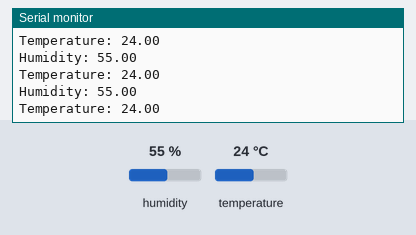
A sketch run on a simulated ESP8266 (NodeMCU). On the bench: the last lines printed to the serial monitor. The test bench sets the inputs (shaded band); at power-on: temperature 24 °C, humidity 55 %. WiFi joins after 1.5 s; servers stay silent unless stated.

Above: at 2.7 s.
2.8 s: temperature set to 1 °C
At 5.61 s:
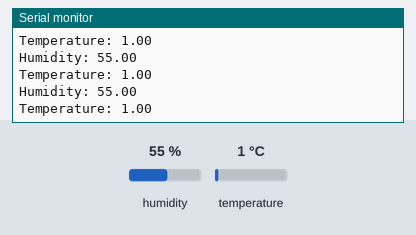
8.8 s: humidity set to 22 %
At 9.66 s:
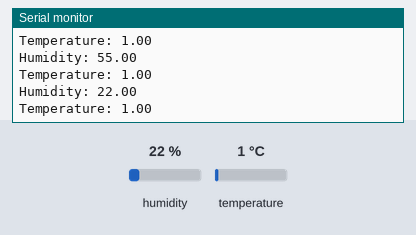
11.5 s: temperature set to 12 °C
At 15.76 s:
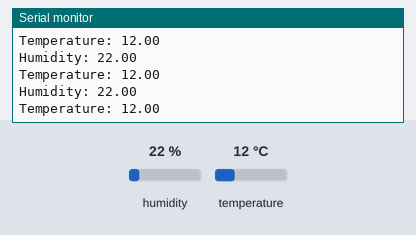
23.5 s: temperature set to 1 °C
29.5 s: temperature set to 19 °C
At 34.08 s:
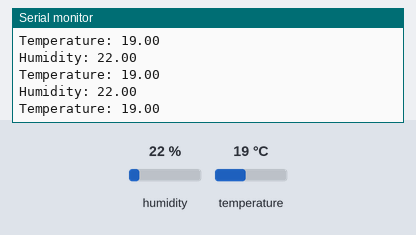
Timing chart, 0 to 35.6 s (numbered marks = the images above; inputs shaded):
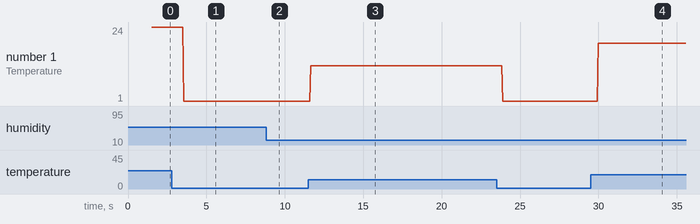

Measured:
- after the input at 2.8 s, the serial monitor: prints a new line after 0.76 s (image 1)
- after the input at 8.8 s, the serial monitor: prints a new line after 0.83 s (image 2)
- after the input at 11.5 s, the serial monitor: prints a new line after 0.16 s (image 3)
- after the input at 29.5 s, the serial monitor: prints a new line after 0.48 s (image 4)
- plotted number 1: 24 → 1 after the input at 2.8 s, 1 → 12 after the input at 11.5 s, 12 → 1 after the input at 23.5 s, 1 → 19 after the input at 29.5 s

The sketch:

weather_forecast.ino
```cpp
// Code is Designed by Prince Kushwaha.

#include <ArduinoIoTCloud.h>
#include <Arduino_ConnectionHandler.h>

//include DHT library
#include "DHT.h"

#define DHTPIN D2  //Connect DHT11 data pin with the D2 of the NodeMCU
#define DHTTYPE DHT11

//DHT11 Temperate sensor object
DHT dht(DHTPIN, DHTTYPE);


const char DEVICE_LOGIN_NAME[] = "0227ee1e-e363-4671-bd8f-46d91b3a0bd4"; //Replace this with your device login name

const char SSID[] = "Shandilya 3";                      // Replace with Network SSID (name)
const char PASS[] = "shandilya003";                     // Replace with Network password (use for WPA, or use as key for WEP)
const char DEVICE_KEY[] = "4CbV5#5CDhgzmhOc2?Ddo8JZ8";  // Replace this with Secret device password of your device


CloudTemperature temperature;
CloudRelativeHumidity humidity;

void initProperties() {

  ArduinoCloud.setBoardId(DEVICE_LOGIN_NAME);
  ArduinoCloud.setSecretDeviceKey(DEVICE_KEY);
  ArduinoCloud.addProperty(humidity, READ, ON_CHANGE, NULL);
  ArduinoCloud.addProperty(temperature, READ, ON_CHANGE, NULL);
}

WiFiConnectionHandler ArduinoIoTPreferredConnection(SSID, PASS);


void setup() {
  // Initialize serial and wait for port to open:
  Serial.begin(9600);
  // This delay gives the chance to wait for a Serial Monitor without blocking if none is found
  delay(1500);

  dht.begin();  //to start dht11 sensor

  // Defined in thingProperties.h
  initProperties();

  // Connect to Arduino IoT Cloud
  ArduinoCloud.begin(ArduinoIoTPreferredConnection);

  setDebugMessageLevel(2);
  ArduinoCloud.printDebugInfo();
}

// code for temp and humidity
void DHT_SENSOR_READ() {
  float h = dht.readHumidity();
  //read temperature as Celsius
  float t = dht.readTemperature();

  temperature = t;
  humidity = h;

  Serial.print("Temperature: ");
  Serial.println(t);

  Serial.print("Humidity: ");
  Serial.println(h);
}

void loop() {
  ArduinoCloud.update();
  // Your code here
  DHT_SENSOR_READ();
}
```
